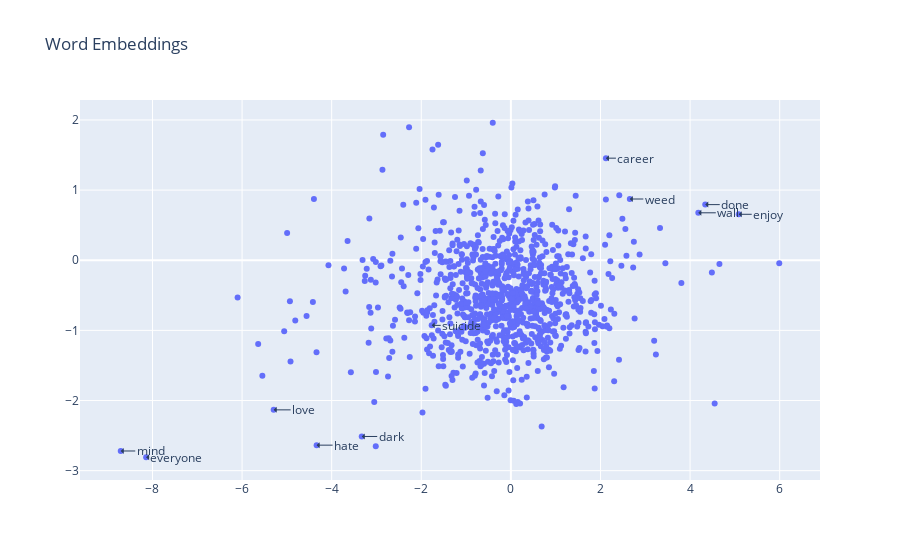

Here is the notebook cell this chart was saved with:
### Markdown cell above
suicide: everyone, mind, love, hate, suicide, coward, dark 

non-suicide: enjoy, done, wall, sick, spend , doctor, weed, career

### Code cell
#Add labels to individual points in graph
insert_word_labels = ["everyone", "mind", "love", "hate", "suicide", "dark", "enjoy", "done", "wall", "weed", "career"]
#get index of word 
insert_word_labels_index = [tokenizer.word_index[i] for i in insert_word_labels]
#get position of index in graph
insert_word_labels_x1 = embeddings_trained_pca[insert_word_labels_index, 0]
insert_word_labels_x2 = embeddings_trained_pca[insert_word_labels_index, 1]

#Add label annotations
fig.update_layout(annotations=[
    go.layout.Annotation(x=x, y=y, text=label, showarrow=True, arrowhead=1, ax= 30, ay=0)
    for x, y, label in zip(insert_word_labels_x1, insert_word_labels_x2, insert_word_labels)
])


fig.show()

### Figure 1 — Plotly figure (JSON) as saved in the notebook; plotly's stock layout.template omitted (floating-point values rounded to 4 significant figures; data arrays with more than 128 entries replaced by an {"elided": "..."} marker saying what was removed)
{"data": [{"hoverinfo": "text", "mode": "markers", "text": {"elided": "1000 str values"}, "textposition": "bottom left", "type": "scatter", "x": {"elided": "1000 float values"}, "y": {"elided": "1000 float values"}}], "layout": {"annotations": [{"arrowhead": 1, "ax": 30, "ay": 0, "showarrow": true, "text": "everyone", "x": -8.141, "y": -2.809}, {"arrowhead": 1, "ax": 30, "ay": 0, "showarrow": true, "text": "mind", "x": -8.708, "y": -2.719}, {"arrowhead": 1, "ax": 30, "ay": 0, "showarrow": true, "text": "love", "x": -5.295, "y": -2.133}, {"arrowhead": 1, "ax": 30, "ay": 0, "showarrow": true, "text": "hate", "x": -4.336, "y": -2.636}, {"arrowhead": 1, "ax": 30, "ay": 0, "showarrow": true, "text": "suicide", "x": -1.768, "y": -0.9286}, {"arrowhead": 1, "ax": 30, "ay": 0, "showarrow": true, "text": "dark", "x": -3.329, "y": -2.513}, {"arrowhead": 1, "ax": 30, "ay": 0, "showarrow": true, "text": "enjoy", "x": 5.086, "y": 0.6548}, {"arrowhead": 1, "ax": 30, "ay": 0, "showarrow": true, "text": "done", "x": 4.339, "y": 0.7929}, {"arrowhead": 1, "ax": 30, "ay": 0, "showarrow": true, "text": "wall", "x": 4.184, "y": 0.676}, {"arrowhead": 1, "ax": 30, "ay": 0, "showarrow": true, "text": "weed", "x": 2.655, "y": 0.8727}, {"arrowhead": 1, "ax": 30, "ay": 0, "showarrow": true, "text": "career", "x": 2.121, "y": 1.455}], "hovermode": "closest", "title": {"text": "Word Embeddings"}}}
